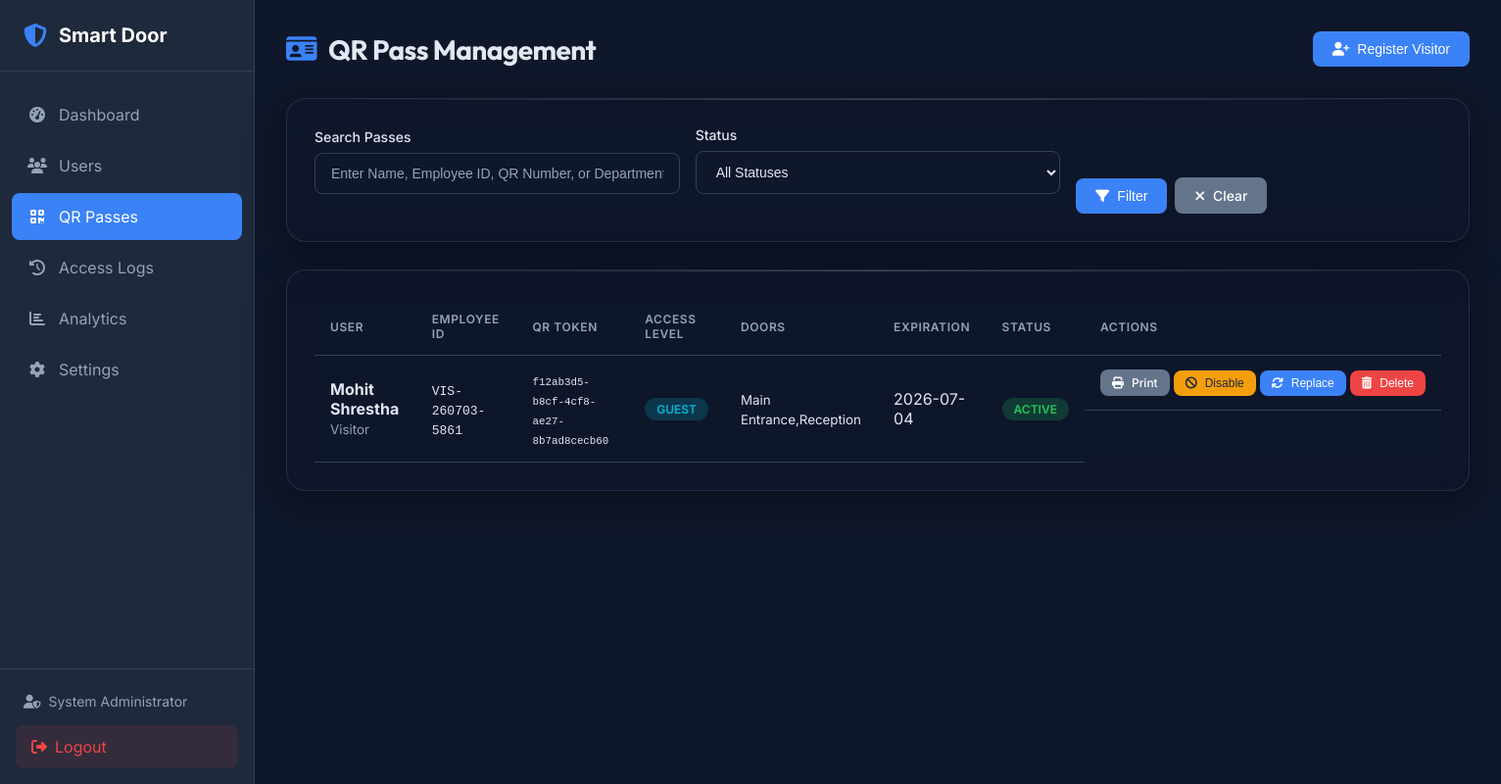
/admin/qr/passes (signed in), run on an earlier commit of the app's database.
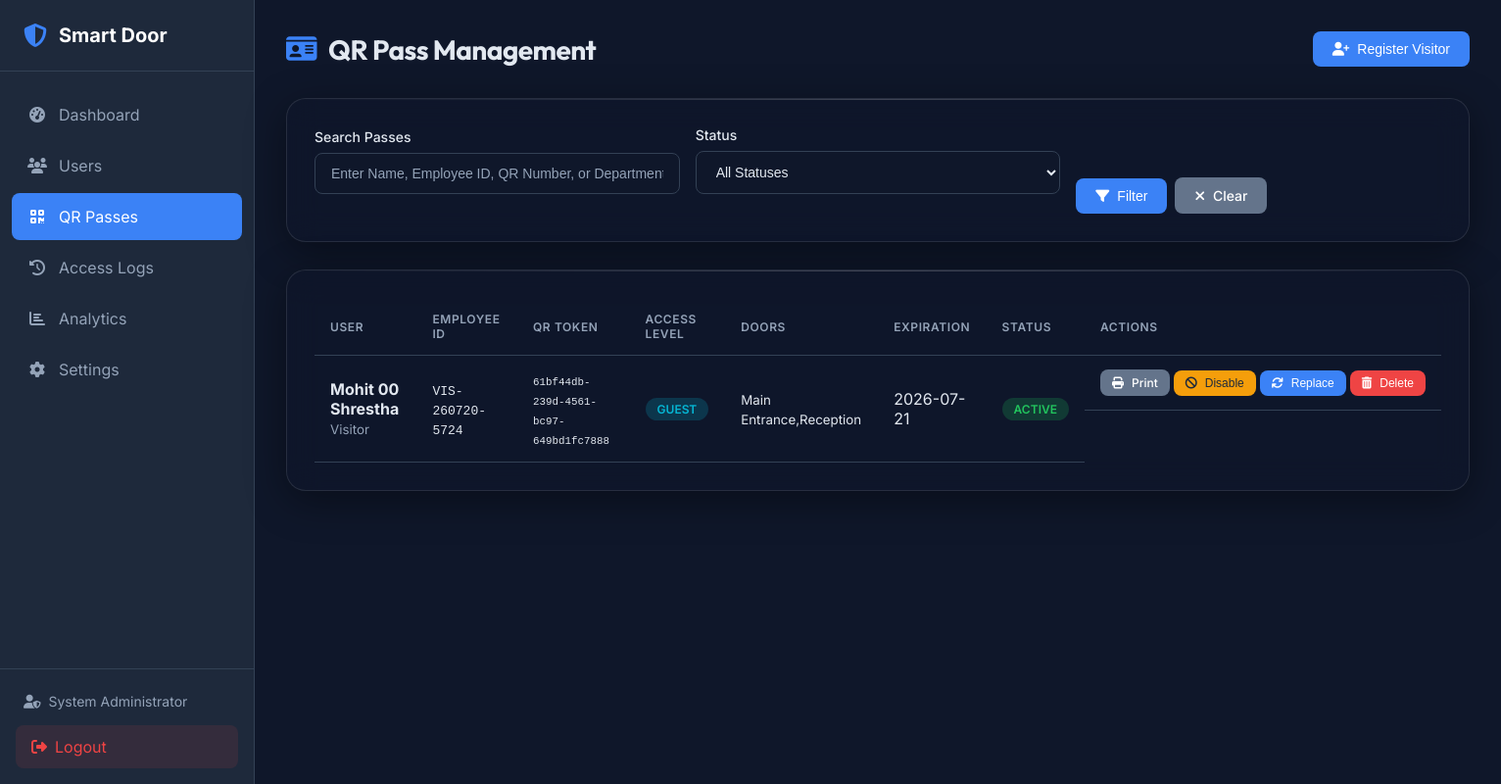
And on a later commit of the database.
### tables this page shows
CREATE TABLE qr_passes (
    id INTEGER PRIMARY KEY AUTOINCREMENT,
    user_id INTEGER NOT NULL,
    qr_token VARCHAR(255) UNIQUE NOT NULL,
    status VARCHAR(20) DEFAULT 'Active', -- 'Active', 'Disabled', 'Expired', 'Revoked', 'Lost', 'Replaced'
    issue_date DATETIME DEFAULT CURRENT_TIMESTAMP,
    expiration_date DATETIME NULL,
    access_level VARCHAR(50) DEFAULT 'Normal',
    allowed_doors TEXT DEFAULT 'Main Entrance',
    access_schedule TEXT, -- JSON schedule, e.g. {"days": [1,2,3,4,5], "start_time": "09:00", "end_time": "18:00"}
    created_at DATETIME DEFAULT CURRENT_TIMESTAMP,
    updated_at DATETIME DEFAULT CURRENT_TIMESTAMP,
    FOREIGN KEY (user_id) REFERENCES users(id) ON DELETE CASCADE
);

CREATE TABLE users (
    id INTEGER PRIMARY KEY AUTOINCREMENT,
    employee_id VARCHAR(50) UNIQUE NOT NULL,
    first_name VARCHAR(50) NOT NULL,
    last_name VARCHAR(50) NOT NULL,
    email VARCHAR(100) UNIQUE,
    phone VARCHAR(20),
    department VARCHAR(100),
    designation VARCHAR(100),
    is_active BOOLEAN DEFAULT 1,
    face_enrolled BOOLEAN DEFAULT 0,
    fingerprint_enrolled BOOLEAN DEFAULT 0,
    created_at DATETIME DEFAULT CURRENT_TIMESTAMP,
    updated_at DATETIME DEFAULT CURRENT_TIMESTAMP,
    created_by INTEGER, user_type VARCHAR(50) DEFAULT 'Employee', access_level VARCHAR(50) DEFAULT 'Normal', allowed_doors TEXT DEFAULT 'Main Entrance', status VARCHAR(20) DEFAULT 'Active', expiration_date DATETIME NULL,
    FOREIGN KEY (created_by) REFERENCES admin(id)
);

### web/routes/qr_routes.py (the view)
@qr_bp.route('/admin/qr/passes')
@login_required
def list_passes():
    search = request.args.get('search', '').strip()
    status = request.args.get('status', '').strip()
    page = int(request.args.get('page', 1))
    per_page = 20
    passes = qr_repo.get_all_passes(
        limit=per_page,
        offset=(page - 1) * per_page,
        search=search,
        status=status
    )
    return render_template(
        'qr/list.html',
        passes=passes,
        page=page,
        search=search,
        status_filter=status
    )

### database/db_manager.py (called while the page is built, shortened)
    def _get_connection(self) -> sqlite3.Connection:
        return self._local.connection

    def execute(self, query: str, params: tuple = ()) -> sqlite3.Cursor:
        conn = self._get_connection()
        cursor = conn.cursor()
        cursor.execute(query, params)
        return cursor

### web/routes/qr_routes.py (called while the page is built)
def login_required(f):
    @wraps(f)
    def decorated_function(*args, **kwargs):
        if 'admin_id' not in session:
            flash('Please log in to access this page.', 'warning')
            return redirect(url_for('login'))
        return f(*args, **kwargs)
    return decorated_function

### web/templates/qr/list.html (shortened to what this page needs)
{% extends "base.html" %}
{% block extra_css %}
<link rel="stylesheet" href="{{ url_for('static', filename='css/qr.css') }}">
{% endblock %}
{% block content %}
<div class="page-header">
    <h1><i class="fas fa-id-card"></i> QR Pass Management</h1>
    <button class="btn btn-primary" onclick="document.getElementById('add-visitor-modal').style.display='flex'">
        <i class="fas fa-user-plus"></i> Register Visitor
    </button>
</div>
<div class="qr-glass-card">
    <form method="GET" class="filter-form">
        <div class="form-row">
            <div class="form-group" style="flex: 2;">
                <label for="search">Search Passes</label>
                <input type="text" id="search" name="search" value="{{ search or '' }}"
                       placeholder="Enter Name, Employee ID, QR Number, or Department...">
            </div>
            <div class="form-group">
                <label for="status">Status</label>
                <select id="status" name="status">
                    <option value="">All Statuses</option>
                </select>
            </div>
            <div class="form-group" style="display: flex; align-items: flex-end; gap: 0.5rem; margin-bottom: 0;">
                <button type="submit" class="btn btn-primary">
                    <i class="fas fa-filter"></i> Filter
                </button>
                <a href="{{ url_for('qr.list_passes') }}" class="btn btn-secondary">
                    <i class="fas fa-times"></i> Clear
                </a>
            </div>
        </div>
    </form>
</div>
<div class="qr-glass-card">
    <div class="table-responsive">
        <table class="table">
            <thead>
                <tr>
                    <th>User</th>
                    <th>Employee ID</th>
                    <th>QR Token</th>
                    <th>Access Level</th>
                    <th>Doors</th>
                    <th>Expiration</th>
                    <th>Status</th>
                    <th>Actions</th>
                </tr>
            </thead>
            <tbody>
                {% if passes %}
                    {% for p in passes %}
                    <tr>
                        <td><strong>{{ p.first_name }} {{ p.last_name }}</strong><br><small class="text-muted">{{ p.department or '-' }}</small></td>
                        <td><code>{{ p.employee_id }}</code></td>
                        <td><small><code>{{ p.qr_token }}</code></small></td>
                        <td><span class="badge badge-info">{{ p.access_level }}</span></td>
                        <td><small>{{ p.allowed_doors }}</small></td>
                        <td>
                            {% if p.expiration_date %}
                                {{ p.expiration_date.split(' ')[0] }}
                            {% else %}
                                <span class="text-muted">Lifetime</span>
                            {% endif %}
                        </td>
                        <td>
                            {% if p.status == 'Active' %}
                                <span class="badge badge-success">Active</span>
                            {% elif p.status == 'Disabled' %}
                                <span class="badge badge-warning">Disabled</span>
                            {% elif p.status == 'Expired' %}
                                <span class="badge badge-expired">Expired</span>
                            {% elif p.status == 'Revoked' %}
                                <span class="badge badge-revoked">Revoked</span>
                            {% elif p.status == 'Lost' %}
                                <span class="badge badge-lost">Lost</span>
                            {% else %}
                                <span class="badge badge-replaced">Replaced</span>
                            {% endif %}
                        </td>
                        <td class="actions">
                            <a href="{{ url_for('qr.print_pass', pass_id=p.id) }}" class="btn btn-sm btn-secondary" title="Print Card" target="_blank">
                                <i class="fas fa-print"></i> Print
                            </a>
                            {% if p.status == 'Active' %}
                            <form method="POST" action="{{ url_for('qr.toggle_pass_status', pass_id=p.id) }}" style="display: inline;">
                                <button type="submit" class="btn btn-sm btn-warning" title="Disable Pass">
                                    <i class="fas fa-ban"></i> Disable
                                </button>
                            </form>
                            {% elif p.status == 'Disabled' %}
                            <form method="POST" action="{{ url_for('qr.toggle_pass_status', pass_id=p.id) }}" style="display: inline;">
                                <button type="submit" class="btn btn-sm btn-success" title="Enable Pass">
                                    <i class="fas fa-check"></i> Enable
                                </button>
                            </form>
                            {% endif %}
                            <form method="POST" action="{{ url_for('qr.regenerate_pass', user_id=p.user_id) }}" style="display: inline;"
                                  onsubmit="return confirm('Regenerating will immediately revoke this card and issue a new secure UUID token. Proceed?');">
                                <button type="submit" class="btn btn-sm btn-primary" title="Regenerate/Replace">
                                    <i class="fas fa-sync"></i> Replace
                                </button>
                            </form>
                            <form method="POST" action="{{ url_for('qr.delete_pass', pass_id=p.id) }}" style="display: inline;"
                                  onsubmit="return confirm('Are you sure you want to permanently delete this QR Pass and its visitor record?');">
                                <button type="submit" class="btn btn-sm btn-danger" title="Delete Pass">
                                    <i class="fas fa-trash-alt"></i> Delete
                                </button>
                            </form>
                        </td>
                    </tr>
                    {% endfor %}
                {% else %}
                <tr>
                    <td colspan="8" class="text-center text-muted">No QR Passes found.</td>
                </tr>
                {% endif %}
            </tbody>
        </table>
    </div>
</div>
{% endblock %}

### web/templates/base.html (shortened to what this page needs)
<!DOCTYPE html>
<html lang="en">
<head>
    <link rel="stylesheet" href="{{ url_for('static', filename='css/style.css') }}">
    <link rel="stylesheet" href="https://cdnjs.cloudflare.com/ajax/libs/font-awesome/6.4.0/css/all.min.css">
    {% block extra_css %}{% endblock %}
</head>
<body>
    {% if session.get('admin_id') %}
    <nav class="sidebar">
        <div class="sidebar-header">
            <i class="fas fa-shield-alt"></i>
            <span>Smart Door</span>
        </div>
        <ul class="nav-menu">
            <li class="nav-item">
                <a href="{{ url_for('dashboard') }}" class="nav-link {% if request.endpoint == 'dashboard' %}active{% endif %}">
                    <i class="fas fa-tachometer-alt"></i>
                    <span>Dashboard</span>
                </a>
            </li>
            <li class="nav-item">
                <a href="{{ url_for('users') }}" class="nav-link {% if request.endpoint and 'user' in request.endpoint %}active{% endif %}">
                    <i class="fas fa-users"></i>
                    <span>Users</span>
                </a>
            </li>
            <li class="nav-item">
                <a href="{{ url_for('qr.dashboard') }}" class="nav-link {% if request.endpoint and 'qr.' in request.endpoint %}active{% endif %}">
                    <i class="fas fa-qrcode"></i>
                    <span>QR Passes</span>
                </a>
            </li>
            <li class="nav-item">
                <a href="{{ url_for('logs') }}" class="nav-link {% if request.endpoint == 'logs' %}active{% endif %}">
                    <i class="fas fa-history"></i>
                    <span>Access Logs</span>
                </a>
            </li>
            <li class="nav-item">
                <a href="{{ url_for('analytics') }}" class="nav-link {% if request.endpoint == 'analytics' %}active{% endif %}">
                    <i class="fas fa-chart-bar"></i>
                    <span>Analytics</span>
                </a>
            </li>
            <li class="nav-item">
                <a href="{{ url_for('settings') }}" class="nav-link {% if request.endpoint == 'settings' %}active{% endif %}">
                    <i class="fas fa-cog"></i>
                    <span>Settings</span>
                </a>
            </li>
        </ul>
        <div class="sidebar-footer">
            <div class="admin-info">
                <i class="fas fa-user-shield"></i>
                <span>{{ session.get('admin_name', 'Admin') }}</span>
            </div>
            <a href="{{ url_for('logout') }}" class="logout-btn">
                <i class="fas fa-sign-out-alt"></i>
                <span>Logout</span>
            </a>
        </div>
    </nav>
    {% endif %}
    <main class="main-content {% if not session.get('admin_id') %}full-width{% endif %}">
        {% block content %}{% endblock %}
    </main>
</body>
</html>

### web/static/css/style.css (style rules this page uses)
:root { --primary: #3b82f6; --primary-dark: #2563eb; --secondary: #64748b; --success: #22c55e; --danger: #ef4444; --warning: #f59e0b; --info: #06b6d4; --dark: #1e293b; --darker: #0f172a; --light: #f1f5f9; --white: #ffffff; --border: #334155; --text: #e2e8f0; --text-muted: #94a3b8; --sidebar-width: 260px; }
* { margin: 0; padding: 0; box-sizing: border-box; }
body { font-family: 'Inter', -apple-system, BlinkMacSystemFont, sans-serif; background-color: var(--darker); color: var(--text); min-height: 100vh; display: flex; }
a { text-decoration: none; color: inherit; }
.sidebar { width: var(--sidebar-width); height: 100vh; background: var(--dark); position: fixed; left: 0; top: 0; display: flex; flex-direction: column; border-right: 1px solid var(--border); }
.sidebar-header { padding: 1.5rem; display: flex; align-items: center; gap: 0.75rem; border-bottom: 1px solid var(--border); }
.sidebar-header i { font-size: 1.5rem; color: var(--primary); }
.sidebar-header span { font-size: 1.25rem; font-weight: 700; color: var(--white); }
.nav-menu { list-style: none; padding: 1rem 0; flex: 1; }
.nav-item { margin: 0.25rem 0.75rem; }
.nav-link { display: flex; align-items: center; gap: 0.75rem; padding: 0.875rem 1rem; border-radius: 0.5rem; transition: all 0.2s; color: var(--text-muted); }
.nav-link.active { background: var(--primary); color: var(--white); }
.nav-link i { width: 1.25rem; text-align: center; }
.sidebar-footer { padding: 1rem; border-top: 1px solid var(--border); }
.admin-info { display: flex; align-items: center; gap: 0.5rem; padding: 0.5rem; font-size: 0.875rem; color: var(--text-muted); margin-bottom: 0.5rem; }
.logout-btn { display: flex; align-items: center; gap: 0.5rem; padding: 0.75rem 1rem; background: rgba(239, 68, 68, 0.1); color: var(--danger); border-radius: 0.5rem; transition: all 0.2s; }
.main-content { flex: 1; margin-left: var(--sidebar-width); padding: 2rem; min-height: 100vh; }
.page-header { display: flex; justify-content: space-between; align-items: center; margin-bottom: 2rem; }
.page-header h1 { font-size: 1.75rem; font-weight: 700; display: flex; align-items: center; gap: 0.75rem; }
.page-header h1 i { color: var(--primary); }
.table { width: 100%; border-collapse: collapse; }
.table th, .table td { padding: 0.875rem 1rem; text-align: left; border-bottom: 1px solid var(--border); }
.table th { font-weight: 600; color: var(--text-muted); font-size: 0.75rem; text-transform: uppercase; letter-spacing: 0.05em; }
.badge { display: inline-block; padding: 0.25rem 0.75rem; border-radius: 9999px; font-size: 0.75rem; font-weight: 600; text-transform: uppercase; }
.badge-success { background: rgba(34, 197, 94, 0.2); color: var(--success); }
.badge-info { background: rgba(6, 182, 212, 0.2); color: var(--info); }
.btn { display: inline-flex; align-items: center; gap: 0.5rem; padding: 0.625rem 1.25rem; border-radius: 0.5rem; font-weight: 500; font-size: 0.875rem; border: none; cursor: pointer; transition: all 0.2s; }
.btn-sm { padding: 0.375rem 0.75rem; font-size: 0.75rem; }
.btn-primary { background: var(--primary); color: var(--white); }
.btn-secondary { background: var(--secondary); color: var(--white); }
.btn-danger { background: var(--danger); color: var(--white); }
.btn-warning { background: var(--warning); color: var(--dark); }
.form-group { margin-bottom: 1.25rem; }
.form-group label { display: flex; align-items: center; gap: 0.5rem; margin-bottom: 0.5rem; font-weight: 500; font-size: 0.875rem; color: var(--text); }
.form-group input, .form-group select, .form-group textarea { width: 100%; padding: 0.75rem 1rem; background: var(--darker); border: 1px solid var(--border); border-radius: 0.5rem; color: var(--text); font-size: 0.875rem; transition: all 0.2s; }
.form-group input::placeholder { color: var(--text-muted); }
.form-row { display: grid; grid-template-columns: repeat(auto-fit, minmax(200px, 1fr)); gap: 1rem; }
.text-muted { color: var(--text-muted); }
.actions { display: flex; gap: 0.25rem; align-items: center; }
.actions .btn { font-size: 0.75rem; padding: 0.375rem 0.75rem; }
.actions { display: flex; gap: 0.25rem; }
.filter-form .form-row { align-items: flex-end; }

What changed in the data, as far as the page shows it:
removed qr_passes: first_name "Mohit", last_name "Shrestha", department "Visitor", employee_id "VIS-260703-5861", qr_token "f12ab3d5-b8cf-4cf8-ae27-8b7ad8cecb60", access_level "GUEST", allowed_doors "Main Entrance,Reception", expiration_date "2026-07-04", status "ACTIVE"
added qr_passes: first_name "Mohit 00", last_name "Shrestha", department "Visitor", employee_id "VIS-260720-5724", qr_token "61bf44db-239d-4561-bc97-649bd1fc7888", access_level "GUEST", allowed_doors "Main Entrance,Reception", expiration_date "2026-07-21", status "ACTIVE"
